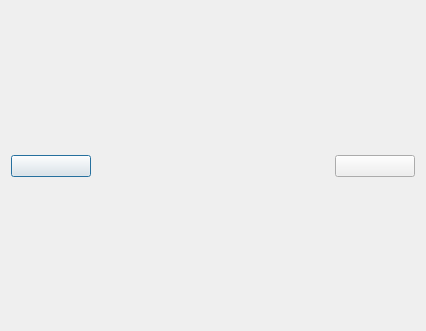
<?xml version="1.0" encoding="UTF-8"?>
<ui version="4.0">
 <class>GDPictureShowDialog</class>
 <widget class="QDialog" name="GDPictureShowDialog">
  <property name="geometry">
   <rect>
    <x>0</x>
    <y>0</y>
    <width>426</width>
    <height>331</height>
   </rect>
  </property>
  <property name="windowTitle">
   <string>Dialog</string>
  </property>
  <layout class="QHBoxLayout" name="horizontalLayout">
   <item>
    <layout class="QGridLayout" name="gridLayout">
     <item row="0" column="2">
      <spacer name="verticalSpacer_2">
       <property name="orientation">
        <enum>Qt::Orientation::Vertical</enum>
       </property>
       <property name="sizeHint" stdset="0">
        <size>
         <width>20</width>
         <height>40</height>
        </size>
       </property>
      </spacer>
     </item>
     <item row="1" column="2">
      <widget class="QLabel" name="picShow">
       <property name="text">
        <string/>
       </property>
      </widget>
     </item>
     <item row="1" column="3">
      <spacer name="horizontalSpacer_2">
       <property name="orientation">
        <enum>Qt::Orientation::Horizontal</enum>
       </property>
       <property name="sizeHint" stdset="0">
        <size>
         <width>40</width>
         <height>20</height>
        </size>
       </property>
      </spacer>
     </item>
     <item row="2" column="2">
      <spacer name="verticalSpacer">
       <property name="orientation">
        <enum>Qt::Orientation::Vertical</enum>
       </property>
       <property name="sizeHint" stdset="0">
        <size>
         <width>20</width>
         <height>40</height>
        </size>
       </property>
      </spacer>
     </item>
     <item row="1" column="1">
      <spacer name="horizontalSpacer">
       <property name="orientation">
        <enum>Qt::Orientation::Horizontal</enum>
       </property>
       <property name="sizeHint" stdset="0">
        <size>
         <width>40</width>
         <height>20</height>
        </size>
       </property>
      </spacer>
     </item>
     <item row="1" column="0">
      <widget class="QWidget" name="widget" native="true">
       <property name="minimumSize">
        <size>
         <width>80</width>
         <height>0</height>
        </size>
       </property>
       <property name="maximumSize">
        <size>
         <width>80</width>
         <height>16777215</height>
        </size>
       </property>
       <layout class="QVBoxLayout" name="verticalLayout">
        <property name="leftMargin">
         <number>0</number>
        </property>
        <property name="topMargin">
         <number>0</number>
        </property>
        <property name="rightMargin">
         <number>0</number>
        </property>
        <property name="bottomMargin">
         <number>0</number>
        </property>
        <item>
         <widget class="GDPictureShowButton" name="pBtnPrevious">
          <property name="text">
           <string/>
          </property>
         </widget>
        </item>
       </layout>
      </widget>
     </item>
     <item row="1" column="4">
      <widget class="QWidget" name="widget_2" native="true">
       <property name="minimumSize">
        <size>
         <width>80</width>
         <height>0</height>
        </size>
       </property>
       <property name="maximumSize">
        <size>
         <width>80</width>
         <height>16777215</height>
        </size>
       </property>
       <layout class="QVBoxLayout" name="verticalLayout_2">
        <property name="leftMargin">
         <number>0</number>
        </property>
        <property name="topMargin">
         <number>0</number>
        </property>
        <property name="rightMargin">
         <number>0</number>
        </property>
        <property name="bottomMargin">
         <number>0</number>
        </property>
        <item>
         <widget class="GDPictureShowButton" name="pBtnNext">
          <property name="text">
           <string/>
          </property>
         </widget>
        </item>
       </layout>
      </widget>
     </item>
    </layout>
   </item>
  </layout>
 </widget>
 <customwidgets>
  <customwidget>
   <class>GDPictureShowButton</class>
   <extends>QPushButton</extends>
   <header>gdpictureshowbutton.h</header>
  </customwidget>
 </customwidgets>
 <resources/>
 <connections/>
</ui>
